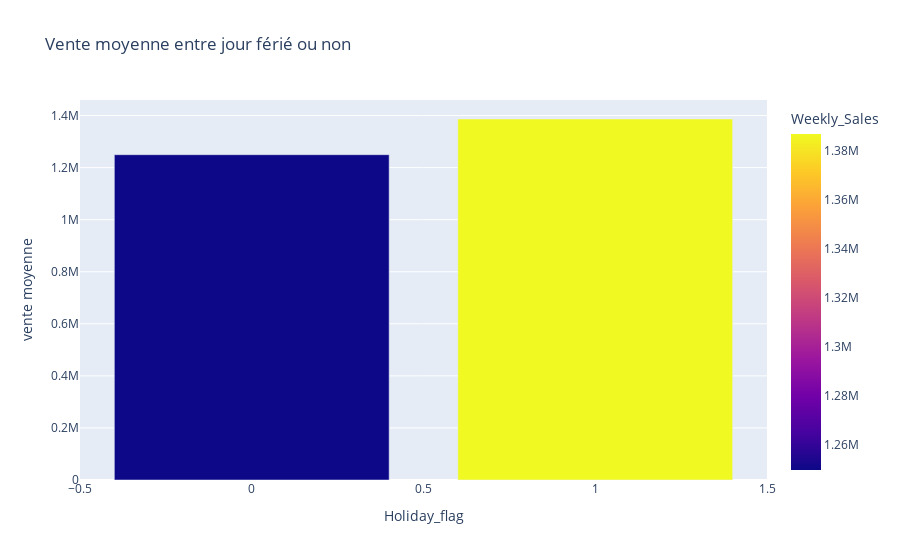

The notebook cell saved with this chart:
### Markdown cell above
Les magasins 4 et 14 ont des dépenses moyennes au dessus de 2 millions.

### Code cell
weekly_sales_mean= df1.groupby(['Holiday_Flag']).agg({'Weekly_Sales':'mean'})
fig = px.bar(weekly_sales_mean, x=weekly_sales_mean.index, y='Weekly_Sales', title="Vente moyenne entre jour férié ou non", color='Weekly_Sales')
fig.update_xaxes(title="Holiday_flag")
fig.update_yaxes(title="vente moyenne")
fig.show()

### Figure 1 — Plotly figure (JSON) as saved in the notebook; plotly's stock layout.template omitted (floating-point values rounded to 4 significant figures)
{"data": [{"alignmentgroup": "True", "hovertemplate": "Holiday_Flag=%{x}<br>Weekly_Sales=%{marker.color}<extra></extra>", "legendgroup": "", "marker": {"color": [1250000.0, 1387000.0], "coloraxis": "coloraxis", "pattern": {"shape": ""}}, "name": "", "offsetgroup": "", "orientation": "v", "showlegend": false, "textposition": "auto", "type": "bar", "x": [0, 1], "xaxis": "x", "y": [1250000.0, 1387000.0], "yaxis": "y"}], "layout": {"barmode": "relative", "coloraxis": {"colorbar": {"title": {"text": "Weekly_Sales"}}, "colorscale": [[0, "#0d0887"], [0.1111, "#46039f"], [0.2222, "#7201a8"], [0.3333, "#9c179e"], [0.4444, "#bd3786"], [0.5556, "#d8576b"], [0.6667, "#ed7953"], [0.7778, "#fb9f3a"], [0.8889, "#fdca26"], [1, "#f0f921"]]}, "legend": {"tracegroupgap": 0}, "title": {"text": "Vente moyenne entre jour férié ou non"}, "xaxis": {"anchor": "y", "domain": [0, 1], "title": {"text": "Holiday_flag"}}, "yaxis": {"anchor": "x", "domain": [0, 1], "title": {"text": "vente moyenne"}}}}
